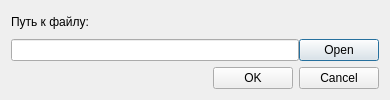
<?xml version="1.0" encoding="UTF-8"?>
<ui version="4.0">
 <class>LoadDialogWindow</class>
 <widget class="QDialog" name="LoadDialogWindow">
  <property name="geometry">
   <rect>
    <x>0</x>
    <y>0</y>
    <width>390</width>
    <height>100</height>
   </rect>
  </property>
  <property name="maximumSize">
   <size>
    <width>4000</width>
    <height>100</height>
   </size>
  </property>
  <property name="windowTitle">
   <string>Dialog</string>
  </property>
  <layout class="QVBoxLayout" name="verticalLayout_2">
   <item>
    <layout class="QVBoxLayout" name="verticalLayout">
     <item>
      <widget class="QLabel" name="pathLabel">
       <property name="text">
        <string>Путь к файлу:</string>
       </property>
      </widget>
     </item>
     <item>
      <layout class="QHBoxLayout" name="loadHorizontalLayout">
       <property name="spacing">
        <number>0</number>
       </property>
       <item>
        <widget class="QLineEdit" name="pathInput"/>
       </item>
       <item>
        <widget class="QDialogButtonBox" name="browseButton">
         <property name="maximumSize">
          <size>
           <width>80</width>
           <height>16777215</height>
          </size>
         </property>
         <property name="standardButtons">
          <set>QDialogButtonBox::Open</set>
         </property>
        </widget>
       </item>
      </layout>
     </item>
     <item>
      <widget class="QDialogButtonBox" name="buttonBox">
       <property name="standardButtons">
        <set>QDialogButtonBox::Cancel|QDialogButtonBox::Ok</set>
       </property>
      </widget>
     </item>
    </layout>
   </item>
  </layout>
 </widget>
 <resources/>
 <connections/>
</ui>
